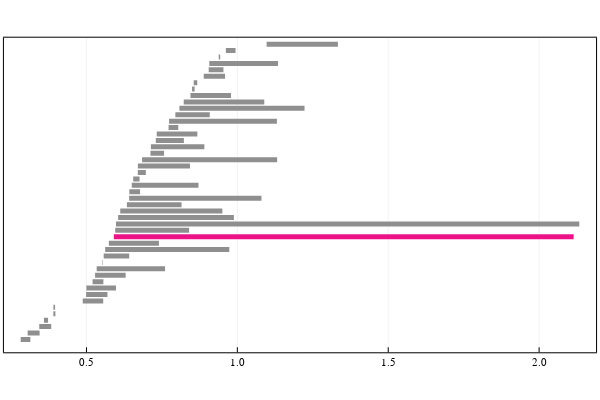

The code cell stored with this chart in its notebook:
### Markdown cell above
Select bar(s) of interest (hover over the above barcode)

### Code cell
selected_bars = [47]

# plot selected bar(s)
p = plot_barcode(barcode_P, selected_bars = selected_bars, lw = 5)
plot(p)

### Figure 1 — Plotly figure (JSON) as saved in the notebook; plotly's stock layout.template omitted (floating-point values rounded to 4 significant figures)
{"data": [{"colorbar": {"title": ""}, "hoverinfo": "text", "legendgroup": "y1", "line": {"color": "rgba(143, 143, 143, 1.000)", "dash": "solid", "shape": "linear", "width": 5}, "mode": "lines", "name": "y1", "showlegend": true, "text": ["class 13", "class 13"], "type": "scatter", "x": [0.282, 0.3141], "xaxis": "x", "y": [1, 1], "yaxis": "y", "zmax": null, "zmin": null}, {"colorbar": {"title": ""}, "hoverinfo": "text", "legendgroup": "y2", "line": {"color": "rgba(143, 143, 143, 1.000)", "dash": "solid", "shape": "linear", "width": 5}, "mode": "lines", "name": "y2", "showlegend": true, "text": ["class 14", "class 14"], "type": "scatter", "x": [0.3051, 0.3448], "xaxis": "x", "y": [2, 2], "yaxis": "y", "zmax": null, "zmin": null}, {"colorbar": {"title": ""}, "hoverinfo": "text", "legendgroup": "y3", "line": {"color": "rgba(143, 143, 143, 1.000)", "dash": "solid", "shape": "linear", "width": 5}, "mode": "lines", "name": "y3", "showlegend": true, "text": ["class 15", "class 15"], "type": "scatter", "x": [0.3436, 0.3832], "xaxis": "x", "y": [3, 3], "yaxis": "y", "zmax": null, "zmin": null}, {"colorbar": {"title": ""}, "hoverinfo": "text", "legendgroup": "y4", "line": {"color": "rgba(143, 143, 143, 1.000)", "dash": "solid", "shape": "linear", "width": 5}, "mode": "lines", "name": "y4", "showlegend": true, "text": ["class 1", "class 1"], "type": "scatter", "x": [0.3591, 0.3727], "xaxis": "x", "y": [4, 4], "yaxis": "y", "zmax": null, "zmin": null}, {"colorbar": {"title": ""}, "hoverinfo": "text", "legendgroup": "y5", "line": {"color": "rgba(143, 143, 143, 1.000)", "dash": "solid", "shape": "linear", "width": 5}, "mode": "lines", "name": "y5", "showlegend": true, "text": ["class 2", "class 2"], "type": "scatter", "x": [0.3902, 0.397], "xaxis": "x", "y": [5, 5], "yaxis": "y", "zmax": null, "zmin": null}, {"colorbar": {"title": ""}, "hoverinfo": "text", "legendgroup": "y6", "line": {"color": "rgba(143, 143, 143, 1.000)", "dash": "solid", "shape": "linear", "width": 5}, "mode": "lines", "name": "y6", "showlegend": true, "text": ["class 3", "class 3"], "type": "scatter", "x": [0.3905, 0.396], "xaxis": "x", "y": [6, 6], "yaxis": "y", "zmax": null, "zmin": null}, {"colorbar": {"title": ""}, "hoverinfo": "text", "legendgroup": "y7", "line": {"color": "rgba(143, 143, 143, 1.000)", "dash": "solid", "shape": "linear", "width": 5}, "mode": "lines", "name": "y7", "showlegend": true, "text": ["class 16", "class 16"], "type": "scatter", "x": [0.4876, 0.5555], "xaxis": "x", "y": [7, 7], "yaxis": "y", "zmax": null, "zmin": null}, {"colorbar": {"title": ""}, "hoverinfo": "text", "legendgroup": "y8", "line": {"color": "rgba(143, 143, 143, 1.000)", "dash": "solid", "shape": "linear", "width": 5}, "mode": "lines", "name": "y8", "showlegend": true, "text": ["class 17", "class 17"], "type": "scatter", "x": [0.4989, 0.5695], "xaxis": "x", "y": [8, 8], "yaxis": "y", "zmax": null, "zmin": null}, {"colorbar": {"title": ""}, "hoverinfo": "text", "legendgroup": "y9", "line": {"color": "rgba(143, 143, 143, 1.000)", "dash": "solid", "shape": "linear", "width": 5}, "mode": "lines", "name": "y9", "showlegend": true, "text": ["class 4", "class 4"], "type": "scatter", "x": [0.4996, 0.5977], "xaxis": "x", "y": [9, 9], "yaxis": "y", "zmax": null, "zmin": null}, {"colorbar": {"title": ""}, "hoverinfo": "text", "legendgroup": "y10", "line": {"color": "rgba(143, 143, 143, 1.000)", "dash": "solid", "shape": "linear", "width": 5}, "mode": "lines", "name": "y10", "showlegend": true, "text": ["class 18", "class 18"], "type": "scatter", "x": [0.5203, 0.5561], "xaxis": "x", "y": [10, 10], "yaxis": "y", "zmax": null, "zmin": null}, {"colorbar": {"title": ""}, "hoverinfo": "text", "legendgroup": "y11", "line": {"color": "rgba(143, 143, 143, 1.000)", "dash": "solid", "shape": "linear", "width": 5}, "mode": "lines", "name": "y11", "showlegend": true, "text": ["class 19", "class 19"], "type": "scatter", "x": [0.5285, 0.6298], "xaxis": "x", "y": [11, 11], "yaxis": "y", "zmax": null, "zmin": null}, {"colorbar": {"title": ""}, "hoverinfo": "text", "legendgroup": "y12", "line": {"color": "rgba(143, 143, 143, 1.000)", "dash": "solid", "shape": "linear", "width": 5}, "mode": "lines", "name": "y12", "showlegend": true, "text": ["class 20", "class 20"], "type": "scatter", "x": [0.5338, 0.7605], "xaxis": "x", "y": [12, 12], "yaxis": "y", "zmax": null, "zmin": null}, {"colorbar": {"title": ""}, "hoverinfo": "text", "legendgroup": "y13", "line": {"color": "rgba(143, 143, 143, 1.000)", "dash": "solid", "shape": "linear", "width": 5}, "mode": "lines", "name": "y13", "showlegend": true, "text": ["class 5", "class 5"], "type": "scatter", "x": [0.5514, 0.5531], "xaxis": "x", "y": [13, 13], "yaxis": "y", "zmax": null, "zmin": null}, {"colorbar": {"title": ""}, "hoverinfo": "text", "legendgroup": "y14", "line": {"color": "rgba(143, 143, 143, 1.000)", "dash": "solid", "shape": "linear", "width": 5}, "mode": "lines", "name": "y14", "showlegend": true, "text": ["class 21", "class 21"], "type": "scatter", "x": [0.5571, 0.6417], "xaxis": "x", "y": [14, 14], "yaxis": "y", "zmax": null, "zmin": null}, {"colorbar": {"title": ""}, "hoverinfo": "text", "legendgroup": "y15", "line": {"color": "rgba(143, 143, 143, 1.000)", "dash": "solid", "shape": "linear", "width": 5}, "mode": "lines", "name": "y15", "showlegend": true, "text": ["class 22", "class 22"], "type": "scatter", "x": [0.562, 0.9733], "xaxis": "x", "y": [15, 15], "yaxis": "y", "zmax": null, "zmin": null}, {"colorbar": {"title": ""}, "hoverinfo": "text", "legendgroup": "y16", "line": {"color": "rgba(143, 143, 143, 1.000)", "dash": "solid", "shape": "linear", "width": 5}, "mode": "lines", "name": "y16", "showlegend": true, "text": ["class 23", "class 23"], "type": "scatter", "x": [0.5741, 0.7402], "xaxis": "x", "y": [16, 16], "yaxis": "y", "zmax": null, "zmin": null}, {"colorbar": {"title": ""}, "hoverinfo": "text", "legendgroup": "y17", "line": {"color": "rgba(238, 18, 137, 1.000)", "dash": "solid", "shape": "linear", "width": 5}, "mode": "lines", "name": "y17", "showlegend": true, "text": ["class 47", "class 47"], "type": "scatter", "x": [0.5907, 2.114], "xaxis": "x", "y": [17, 17], "yaxis": "y", "zmax": null, "zmin": null}, {"colorbar": {"title": ""}, "hoverinfo": "text", "legendgroup": "y18", "line": {"color": "rgba(143, 143, 143, 1.000)", "dash": "solid", "shape": "linear", "width": 5}, "mode": "lines", "name": "y18", "showlegend": true, "text": ["class 24", "class 24"], "type": "scatter", "x": [0.5953, 0.8401], "xaxis": "x", "y": [18, 18], "yaxis": "y", "zmax": null, "zmin": null}, {"colorbar": {"title": ""}, "hoverinfo": "text", "legendgroup": "y19", "line": {"color": "rgba(143, 143, 143, 1.000)", "dash": "solid", "shape": "linear", "width": 5}, "mode": "lines", "name": "y19", "showlegend": true, "text": ["class 45", "class 45"], "type": "scatter", "x": [0.5978, 2.133], "xaxis": "x", "y": [19, 19], "yaxis": "y", "zmax": null, "zmin": null}, {"colorbar": {"title": ""}, "hoverinfo": "text", "legendgroup": "y20", "line": {"color": "rgba(143, 143, 143, 1.000)", "dash": "solid", "shape": "linear", "width": 5}, "mode": "lines", "name": "y20", "showlegend": true, "text": ["class 25", "class 25"], "type": "scatter", "x": [0.6049, 0.9886], "xaxis": "x", "y": [20, 20], "yaxis": "y", "zmax": null, "zmin": null}, {"colorbar": {"title": ""}, "hoverinfo": "text", "legendgroup": "y21", "line": {"color": "rgba(143, 143, 143, 1.000)", "dash": "solid", "shape": "linear", "width": 5}, "mode": "lines", "name": "y21", "showlegend": true, "text": ["class 46", "class 46"], "type": "scatter", "x": [0.6119, 0.9503], "xaxis": "x", "y": [21, 21], "yaxis": "y", "zmax": null, "zmin": null}, {"colorbar": {"title": ""}, "hoverinfo": "text", "legendgroup": "y22", "line": {"color": "rgba(143, 143, 143, 1.000)", "dash": "solid", "shape": "linear", "width": 5}, "mode": "lines", "name": "y22", "showlegend": true, "text": ["class 41", "class 41"], "type": "scatter", "x": [0.6339, 0.815], "xaxis": "x", "y": [22, 22], "yaxis": "y", "zmax": null, "zmin": null}, {"colorbar": {"title": ""}, "hoverinfo": "text", "legendgroup": "y23", "line": {"color": "rgba(143, 143, 143, 1.000)", "dash": "solid", "shape": "linear", "width": 5}, "mode": "lines", "name": "y23", "showlegend": true, "text": ["class 26", "class 26"], "type": "scatter", "x": [0.6414, 1.08], "xaxis": "x", "y": [23, 23], "yaxis": "y", "zmax": null, "zmin": null}, {"colorbar": {"title": ""}, "hoverinfo": "text", "legendgroup": "y24", "line": {"color": "rgba(143, 143, 143, 1.000)", "dash": "solid", "shape": "linear", "width": 5}, "mode": "lines", "name": "y24", "showlegend": true, "text": ["class 27", "class 27"], "type": "scatter", "x": [0.6421, 0.6777], "xaxis": "x", "y": [24, 24], "yaxis": "y", "zmax": null, "zmin": null}, {"colorbar": {"title": ""}, "hoverinfo": "text", "legendgroup": "y25", "line": {"color": "rgba(143, 143, 143, 1.000)", "dash": "solid", "shape": "linear", "width": 5}, "mode": "lines", "name": "y25", "showlegend": true, "text": ["class 28", "class 28"], "type": "scatter", "x": [0.6502, 0.8712], "xaxis": "x", "y": [25, 25], "yaxis": "y", "zmax": null, "zmin": null}, {"colorbar": {"title": ""}, "hoverinfo": "text", "legendgroup": "y26", "line": {"color": "rgba(143, 143, 143, 1.000)", "dash": "solid", "shape": "linear", "width": 5}, "mode": "lines", "name": "y26", "showlegend": true, "text": ["class 6", "class 6"], "type": "scatter", "x": [0.6549, 0.6759], "xaxis": "x", "y": [26, 26], "yaxis": "y", "zmax": null, "zmin": null}, {"colorbar": {"title": ""}, "hoverinfo": "text", "legendgroup": "y27", "line": {"color": "rgba(143, 143, 143, 1.000)", "dash": "solid", "shape": "linear", "width": 5}, "mode": "lines", "name": "y27", "showlegend": true, "text": ["class 7", "class 7"], "type": "scatter", "x": [0.6702, 0.6968], "xaxis": "x", "y": [27, 27], "yaxis": "y", "zmax": null, "zmin": null}, {"colorbar": {"title": ""}, "hoverinfo": "text", "legendgroup": "y28", "line": {"color": "rgba(143, 143, 143, 1.000)", "dash": "solid", "shape": "linear", "width": 5}, "mode": "lines", "name": "y28", "showlegend": true, "text": ["class 42", "class 42"], "type": "scatter", "x": [0.6704, 0.843], "xaxis": "x", "y": [28, 28], "yaxis": "y", "zmax": null, "zmin": null}, {"colorbar": {"title": ""}, "hoverinfo": "text", "legendgroup": "y29", "line": {"color": "rgba(143, 143, 143, 1.000)", "dash": "solid", "shape": "linear", "width": 5}, "mode": "lines", "name": "y29", "showlegend": true, "text": ["class 29", "class 29"], "type": "scatter", "x": [0.6843, 1.132], "xaxis": "x", "y": [29, 29], "yaxis": "y", "zmax": null, "zmin": null}, {"colorbar": {"title": ""}, "hoverinfo": "text", "legendgroup": "y30", "line": {"color": "rgba(143, 143, 143, 1.000)", "dash": "solid", "shape": "linear", "width": 5}, "mode": "lines", "name": "y30", "showlegend": true, "text": ["class 30", "class 30"], "type": "scatter", "x": [0.7121, 0.7572], "xaxis": "x", "y": [30, 30], "yaxis": "y", "zmax": null, "zmin": null}, {"colorbar": {"title": ""}, "hoverinfo": "text", "legendgroup": "y31", "line": {"color": "rgba(143, 143, 143, 1.000)", "dash": "solid", "shape": "linear", "width": 5}, "mode": "lines", "name": "y31", "showlegend": true, "text": ["class 31", "class 31"], "type": "scatter", "x": [0.7135, 0.8907], "xaxis": "x", "y": [31, 31], "yaxis": "y", "zmax": null, "zmin": null}, {"colorbar": {"title": ""}, "hoverinfo": "text", "legendgroup": "y32", "line": {"color": "rgba(143, 143, 143, 1.000)", "dash": "solid", "shape": "linear", "width": 5}, "mode": "lines", "name": "y32", "showlegend": true, "text": ["class 32", "class 32"], "type": "scatter", "x": [0.7297, 0.8227], "xaxis": "x", "y": [32, 32], "yaxis": "y", "zmax": null, "zmin": null}, {"colorbar": {"title": ""}, "hoverinfo": "text", "legendgroup": "y33", "line": {"color": "rgba(143, 143, 143, 1.000)", "dash": "solid", "shape": "linear", "width": 5}, "mode": "lines", "name": "y33", "showlegend": true, "text": ["class 33", "class 33"], "type": "scatter", "x": [0.7328, 0.8675], "xaxis": "x", "y": [33, 33], "yaxis": "y", "zmax": null, "zmin": null}, {"colorbar": {"title": ""}, "hoverinfo": "text", "legendgroup": "y34", "line": {"color": "rgba(143, 143, 143, 1.000)", "dash": "solid", "shape": "linear", "width": 5}, "mode": "lines", "name": "y34", "showlegend": true, "text": ["class 34", "class 34"], "type": "scatter", "x": [0.7721, 0.8042], "xaxis": "x", "y": [34, 34], "yaxis": "y", "zmax": null, "zmin": null}, {"colorbar": {"title": ""}, "hoverinfo": "text", "legendgroup": "y35", "line": {"color": "rgba(143, 143, 143, 1.000)", "dash": "solid", "shape": "linear", "width": 5}, "mode": "lines", "name": "y35", "showlegend": true, "text": ["class 43", "class 43"], "type": "scatter", "x": [0.7737, 1.131], "xaxis": "x", "y": [35, 35], "yaxis": "y", "zmax": null, "zmin": null}, {"colorbar": {"title": ""}, "hoverinfo": "text", "legendgroup": "y36", "line": {"color": "rgba(143, 143, 143, 1.000)", "dash": "solid", "shape": "linear", "width": 5}, "mode": "lines", "name": "y36", "showlegend": true, "text": ["class 44", "class 44"], "type": "scatter", "x": [0.7946, 0.9085], "xaxis": "x", "y": [36, 36], "yaxis": "y", "zmax": null, "zmin": null}, {"colorbar": {"title": ""}, "hoverinfo": "text", "legendgroup": "y37", "line": {"color": "rgba(143, 143, 143, 1.000)", "dash": "solid", "shape": "linear", "width": 5}, "mode": "lines", "name": "y37", "showlegend": true, "text": ["class 35", "class 35"], "type": "scatter", "x": [0.808, 1.223], "xaxis": "x", "y": [37, 37], "yaxis": "y", "zmax": null, "zmin": null}, {"colorbar": {"title": ""}, "hoverinfo": "text", "legendgroup": "y38", "line": {"color": "rgba(143, 143, 143, 1.000)", "dash": "solid", "shape": "linear", "width": 5}, "mode": "lines", "name": "y38", "showlegend": true, "text": ["class 36", "class 36"], "type": "scatter", "x": [0.8223, 1.089], "xaxis": "x", "y": [38, 38], "yaxis": "y", "zmax": null, "zmin": null}, {"colorbar": {"title": ""}, "hoverinfo": "text", "legendgroup": "y39", "line": {"color": "rgba(143, 143, 143, 1.000)", "dash": "solid", "shape": "linear", "width": 5}, "mode": "lines", "name": "y39", "showlegend": true, "text": ["class 8", "class 8"], "type": "scatter", "x": [0.8446, 0.979], "xaxis": "x", "y": [39, 39], "yaxis": "y", "zmax": null, "zmin": null}, {"colorbar": {"title": ""}, "hoverinfo": "text", "legendgroup": "y40", "line": {"color": "rgba(143, 143, 143, 1.000)", "dash": "solid", "shape": "linear", "width": 5}, "mode": "lines", "name": "y40", "showlegend": true, "text": ["class 37", "class 37"], "type": "scatter", "x": [0.8499, 0.8584], "xaxis": "x", "y": [40, 40], "yaxis": "y", "zmax": null, "zmin": null}, {"colorbar": {"title": ""}, "hoverinfo": "text", "legendgroup": "y41", "line": {"color": "rgba(143, 143, 143, 1.000)", "dash": "solid", "shape": "linear", "width": 5}, "mode": "lines", "name": "y41", "showlegend": true, "text": ["class 9", "class 9"], "type": "scatter", "x": [0.8555, 0.8671], "xaxis": "x", "y": [41, 41], "yaxis": "y", "zmax": null, "zmin": null}, {"colorbar": {"title": ""}, "hoverinfo": "text", "legendgroup": "y42", "line": {"color": "rgba(143, 143, 143, 1.000)", "dash": "solid", "shape": "linear", "width": 5}, "mode": "lines", "name": "y42", "showlegend": true, "text": ["class 10", "class 10"], "type": "scatter", "x": [0.8886, 0.9593], "xaxis": "x", "y": [42, 42], "yaxis": "y", "zmax": null, "zmin": null}, {"colorbar": {"title": ""}, "hoverinfo": "text", "legendgroup": "y43", "line": {"color": "rgba(143, 143, 143, 1.000)", "dash": "solid", "shape": "linear", "width": 5}, "mode": "lines", "name": "y43", "showlegend": true, "text": ["class 38", "class 38"], "type": "scatter", "x": [0.9051, 0.9539], "xaxis": "x", "y": [43, 43], "yaxis": "y", "zmax": null, "zmin": null}, {"colorbar": {"title": ""}, "hoverinfo": "text", "legendgroup": "y44", "line": {"color": "rgba(143, 143, 143, 1.000)", "dash": "solid", "shape": "linear", "width": 5}, "mode": "lines", "name": "y44", "showlegend": true, "text": ["class 39", "class 39"], "type": "scatter", "x": [0.907, 1.135], "xaxis": "x", "y": [44, 44], "yaxis": "y", "zmax": null, "zmin": null}, {"colorbar": {"title": ""}, "hoverinfo": "text", "legendgroup": "y45", "line": {"color": "rgba(143, 143, 143, 1.000)", "dash": "solid", "shape": "linear", "width": 5}, "mode": "lines", "name": "y45", "showlegend": true, "text": ["class 11", "class 11"], "type": "scatter", "x": [0.9383, 0.9431], "xaxis": "x", "y": [45, 45], "yaxis": "y", "zmax": null, "zmin": null}, {"colorbar": {"title": ""}, "hoverinfo": "text", "legendgroup": "y46", "line": {"color": "rgba(143, 143, 143, 1.000)", "dash": "solid", "shape": "linear", "width": 5}, "mode": "lines", "name": "y46", "showlegend": true, "text": ["class 12", "class 12"], "type": "scatter", "x": [0.962, 0.994], "xaxis": "x", "y": [46, 46], "yaxis": "y", "zmax": null, "zmin": null}, {"colorbar": {"title": ""}, "hoverinfo": "text", "legendgroup": "y47", "line": {"color": "rgba(143, 143, 143, 1.000)", "dash": "solid", "shape": "linear", "width": 5}, "mode": "lines", "name": "y47", "showlegend": true, "text": ["class 40", "class 40"], "type": "scatter", "x": [1.097, 1.333], "xaxis": "x", "y": [47, 47], "yaxis": "y", "zmax": null, "zmin": null}], "layout": {"annotations": [], "height": 400, "margin": {"b": 20, "l": 0, "r": 0, "t": 20}, "paper_bgcolor": "rgba(255, 255, 255, 1.000)", "plot_bgcolor": "rgba(255, 255, 255, 1.000)", "showlegend": false, "width": 600, "xaxis": {"anchor": "y", "domain": [0.006562, 0.9934], "gridcolor": "rgba(0, 0, 0, 0.100)", "gridwidth": 0.5, "linecolor": "rgba(0, 0, 0, 1.000)", "mirror": true, "range": [0.2265, 2.189], "showgrid": true, "showline": true, "showticklabels": true, "tickangle": 0, "tickcolor": "rgb(0, 0, 0)", "tickfont": {"color": "rgba(0, 0, 0, 1.000)", "family": "sans-serif", "size": 11}, "tickmode": "array", "ticks": "inside", "ticktext": ["0.5", "1.0", "1.5", "2.0"], "tickvals": [0.5, 1, 1.5, 2], "title": "", "titlefont": {"color": "rgba(0, 0, 0, 1.000)", "family": "sans-serif", "size": 15}, "type": "-", "visible": true, "zeroline": false, "zerolinecolor": "rgba(0, 0, 0, 1.000)"}, "yaxis": {"anchor": "x", "domain": [0.07699, 0.9508], "gridcolor": "rgba(0, 0, 0, 0.100)", "gridwidth": 0.5, "linecolor": "rgba(0, 0, 0, 1.000)", "mirror": true, "range": [-1, 48], "showgrid": true, "showline": true, "showticklabels": true, "tickangle": 0, "tickcolor": "rgb(0, 0, 0)", "tickfont": {"color": "rgba(0, 0, 0, 1.000)", "family": "sans-serif", "size": 11}, "tickmode": "array", "ticks": "inside", "ticktext": [], "tickvals": [], "title": "", "titlefont": {"color": "rgba(0, 0, 0, 1.000)", "family": "sans-serif", "size": 15}, "type": "-", "visible": true, "zeroline": false, "zerolinecolor": "rgba(0, 0, 0, 1.000)"}}}
